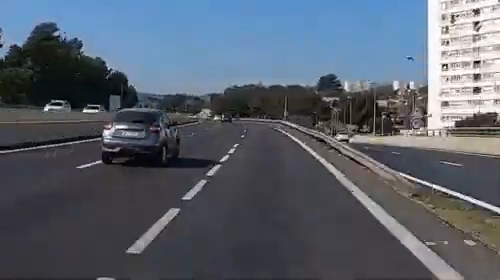
#> input picture frame 40 of car.mp4, 500 x 280 px
$ python video_line_detect.py
#> lines starting #> are read from the running program, lines starting #| are printed output that depends on the picture; after the words box and inside, x2 and y2 are one past the last pixel; in counts of white or black regions, pixels touching at a corner belong together
# -*- coding: utf-8 -*-
"""
Created on Thu Aug  4 09:12:16 2022

@author: mandleman
@project name : Embedded AI hub in Daegu
"""


import argparse
parser=argparse.ArgumentParser(description='add video file path')
parser.add_argument('--input',type=str,default='car.mp4')
opt=parser.parse_args()

import cv2
import numpy as np
import copy
def grayscale(img):
    return cv2.cvtColor(img,cv2.COLOR_BGR2GRAY)

def gaussian_blur(img,kernel_size):
    return cv2.GaussianBlur(img,(kernel_size,kernel_size),0)


def canny_edge(img,low_threshold,high_threshold):
    return cv2.Canny(img,low_threshold,high_threshold)


def region_of_interest(img,mask,vertices):
    try:
        if len(img.shape)>2:
            channel_count=img.shape[2]
            ignore_mask_color=(255,)*channel_count
        else:
            ignore_mask_color=255
        cv2.fillPoly(mask,vertices,ignore_mask_color)
        masked_image=cv2.bitwise_and(img,mask)
        return masked_image
    except Exception as e:
        print(e)
        return img


def draw_lines(img,lines,color=[0,0,255],thickness=5):
    for line in lines:
        for x1,y1,x2,y2 in line:
            cv2.line(img,(x1,y1),(x2,y2),color,thickness)

def hough_lines(img,rho,theta,threshold,min_line_len,max_line_gap):

    lines=cv2.HoughLinesP(img,rho,theta,threshold,np.array([]),
                          minLineLength=min_line_len,
                          maxLineGap=max_line_gap)
    line_img=np.zeros((img.shape[0],img.shape[1],3),dtype=np.uint8)
    draw_lines(line_img,lines)
    return line_img

def weighted_img(img,img_initial,alpha=0.8,beta=1.,gamma=0.):
    return cv2.addWeighted(img_initial,alpha,img,beta,gamma)


#############################################################################333
################################################################
#variables
rho=2
theta=np.pi/180
threshold=90
min_line_len=120
max_line_gap=150


kernel_size=9
################################################################################
#init
#print("imshape : ",imshape)
#example image :  600 x 1000
# imshape[0] == height 600
# imshape[1]== width 1000
path=opt.input
cap=cv2.VideoCapture(path)
cap.set(cv2.CAP_PROP_FRAME_WIDTH, 320)
cap.set(cv2.CAP_PROP_FRAME_HEIGHT, 240)
cap.set(cv2.CAP_PROP_FPS, 5)
ret,img=cap.read()
#> img is the input picture: shape (280, 500, 3); mean B, G, R 108.6, 96.6, 88.1

imshape=img.shape
#> imshape = (280, 500, 3)
print(imshape)
#| (280, 500, 3)
vertices=np.array([[(int(imshape[1]/8),imshape[0]),
                      (int(imshape[1]*2/8),int(imshape[0]*2/5)),
                      (int(imshape[1]*6/8),int(imshape[0]*2/5)),
                      (int(imshape[1]*7/8),imshape[0])]],dtype=np.int32)

################################################################################
# while loop start , imread from video file
loop=True
while True:
    while(cap.isOpened()):
        ret,img=cap.read()
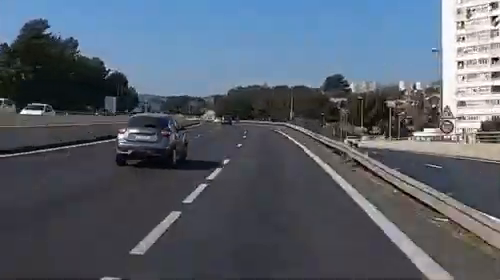
#> input picture frame 41 of car.mp4, 500 x 280 px
#> img is the input picture: shape (280, 500, 3); mean B, G, R 108.5, 95.9, 86.8
        if ret:
            try:
                gray=grayscale(img)
                blur_gray9=gaussian_blur(gray,kernel_size)
#> in gaussian_blur, `return cv2.GaussianBlur(img,(kernel_size,kernel_size),0)`:
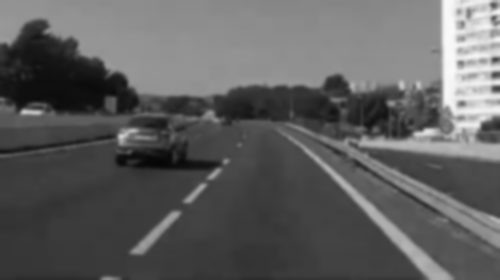
#> returned value: shape (280, 500); min 6, max 250, mean 94.6
                #cv2.imshow('test',gray)

                canny2=canny_edge(blur_gray9,100,200)
#> in canny_edge, `return cv2.Canny(img,low_threshold,high_threshold)`:
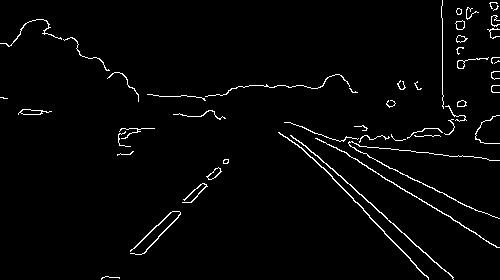
#> returned value: shape (280, 500); 2.4% white in thin lines or dots
                #cv2.imshow('canny',canny2)
                mask=np.zeros_like(gray)
                bitmask_img=region_of_interest(canny2,mask,vertices)
#> in region_of_interest, `cv2.fillPoly(mask,vertices,ignore_mask_color)`:
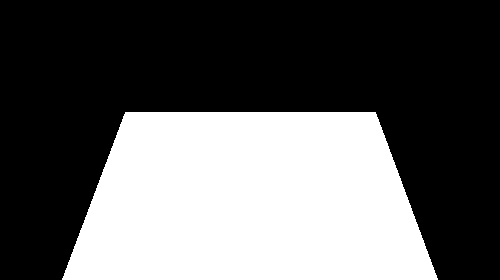
#> mask: shape (280, 500); 37.6% white; 1 white region, box (x1, y1, x2, y2) and area: (62, 112, 438, 280) 52668
#> in region_of_interest, `masked_image=cv2.bitwise_and(img,mask)`:
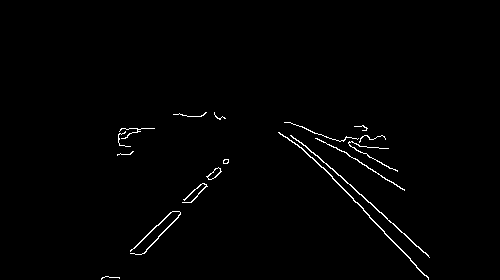
#> masked_image: shape (280, 500); 1.1% white in thin lines or dots, all inside (x1, y1, x2, y2) = (101, 112, 430, 280)
                lines=hough_lines(bitmask_img,rho,theta,threshold, min_line_len,max_line_gap)
#> in hough_lines, `lines=cv2.HoughLinesP(img,rho,theta,threshold,np.array([]), minLineLen..`: lines = [[298, 140, 428, 279], [305, 145, 428, 255], [101, 278, 228, 160]]
#> the loop in draw_lines, `for line in lines:` made 3 passes
#> after the loop in draw_lines, `for line in lines:`:
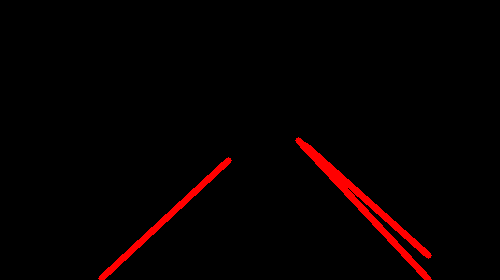
#> img: shape (280, 500, 3); mean of channels 0, 1, 2 0, 0, 6.3; drawn as B, G, R
                lines_edge=weighted_img(lines,img)
#> in weighted_img, `return cv2.addWeighted(img_initial,alpha,img,beta,gamma)`:
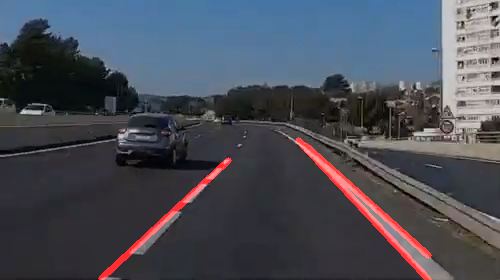
#> returned value: shape (280, 500, 3); mean of channels 0, 1, 2 86.8, 76.7, 73.4; drawn as B, G, R
                cv2.imshow('origin add lines',lines_edge)
                if cv2.waitKey(33)&0xFF==ord('q'):
#> (key q is pressed here)
                    loop=False
                    break
            except Exception as e:
                print('line not exist')
        else:
            break
    cap.release()
    if loop==False:
        break
    else:
        print('restart')
    cap=cv2.VideoCapture(path)

##############################################

$ run again, starting later in the video
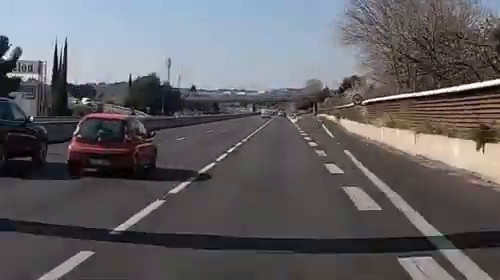
#> input picture frame 183 of car.mp4, 500 x 280 px
#> img is the input picture: shape (280, 500, 3); mean B, G, R 100.6, 96.7, 98.8
#| (280, 500, 3)
#> mask: shape (280, 500); 37.6% white; 1 white region, box (x1, y1, x2, y2) and area: (62, 112, 438, 280) 52668
#> in region_of_interest, `masked_image=cv2.bitwise_and(img,mask)`:
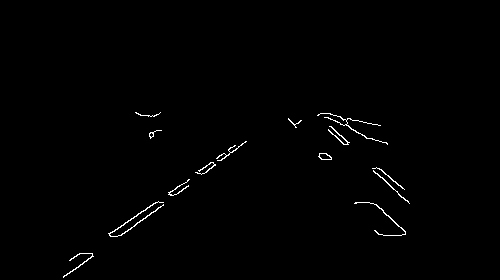
#> masked_image: shape (280, 500); 0.74% white in thin lines or dots, all inside (x1, y1, x2, y2) = (63, 112, 410, 278)
#> lines = [[66, 275, 242, 143], [82, 253, 217, 158], [78, 267, 246, 141]]
#> the loop in draw_lines, `for line in lines:` made 3 passes
#> in weighted_img, `return cv2.addWeighted(img_initial,alpha,img,beta,gamma)`:
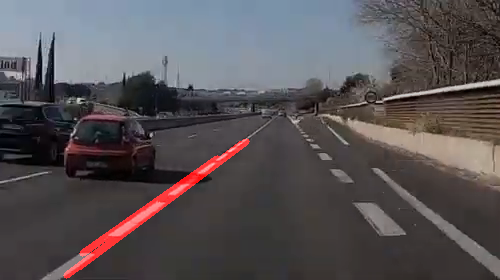
#> returned value: shape (280, 500, 3); mean of channels 0, 1, 2 85.2, 82.4, 87.3; drawn as B, G, R
